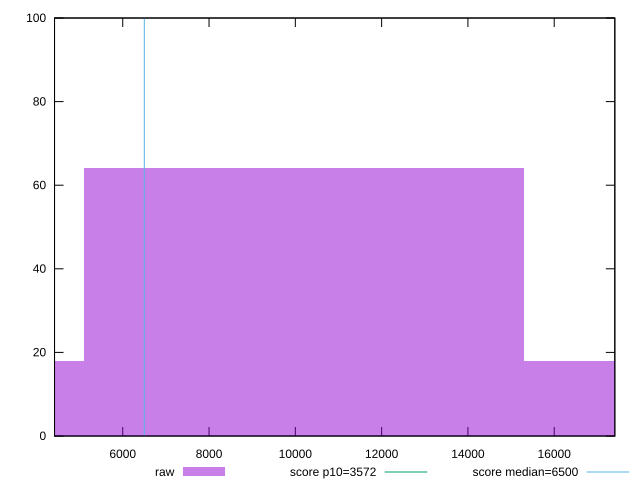

Reproduce this figure in gnuplot.
reset

$raw <<EOF
10198.1196727945 64
20396.239345589 18
0 18
EOF

set key outside below
set boxwidth 10198.1196727945
set xrange [4419.302:17404.424]
set yrange [0:100]
set trange [0:100]
set style fill transparent solid 0.5 noborder

set parametric
set terminal svg size 640, 490 enhanced background rgb 'white'
set output "report_00014_2021-02-09T15:56:05.503Z/first-cpu-idle/samples/pages+cached/raw/histogram.svg"

plot $raw title "raw" with boxes, \
     3572,t title "score p10=3572", \
     6500,t title "score median=6500"

reset
